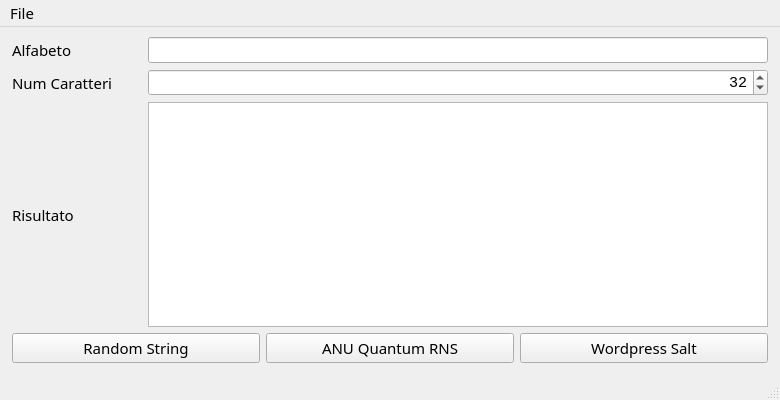
<?xml version="1.0" encoding="UTF-8"?>
<ui version="4.0">
 <class>MainWindow</class>
 <widget class="QMainWindow" name="MainWindow">
  <property name="geometry">
   <rect>
    <x>0</x>
    <y>0</y>
    <width>780</width>
    <height>400</height>
   </rect>
  </property>
  <property name="minimumSize">
   <size>
    <width>780</width>
    <height>400</height>
   </size>
  </property>
  <property name="font">
   <font>
    <family>Montserrat</family>
    <pointsize>11</pointsize>
   </font>
  </property>
  <property name="windowTitle">
   <string>py_randomstring</string>
  </property>
  <widget class="QWidget" name="centralwidget">
   <layout class="QVBoxLayout" name="verticalLayout">
    <property name="leftMargin">
     <number>12</number>
    </property>
    <property name="topMargin">
     <number>10</number>
    </property>
    <property name="rightMargin">
     <number>12</number>
    </property>
    <property name="bottomMargin">
     <number>10</number>
    </property>
    <item>
     <layout class="QHBoxLayout" name="horizontalLayout_4">
      <item>
       <widget class="QLabel" name="label">
        <property name="minimumSize">
         <size>
          <width>130</width>
          <height>0</height>
         </size>
        </property>
        <property name="text">
         <string>Alfabeto</string>
        </property>
       </widget>
      </item>
      <item>
       <widget class="QLineEdit" name="lineEditAlfabeto">
        <property name="font">
         <font>
          <family>Courier New</family>
          <pointsize>11</pointsize>
         </font>
        </property>
       </widget>
      </item>
     </layout>
    </item>
    <item>
     <layout class="QHBoxLayout" name="horizontalLayout_3" stretch="0,1">
      <item>
       <widget class="QLabel" name="label_2">
        <property name="minimumSize">
         <size>
          <width>130</width>
          <height>0</height>
         </size>
        </property>
        <property name="text">
         <string>Num Caratteri</string>
        </property>
       </widget>
      </item>
      <item>
       <widget class="QSpinBox" name="spinBoxNumChars">
        <property name="font">
         <font>
          <family>Courier New</family>
          <pointsize>11</pointsize>
         </font>
        </property>
        <property name="alignment">
         <set>Qt::AlignRight|Qt::AlignTrailing|Qt::AlignVCenter</set>
        </property>
        <property name="minimum">
         <number>1</number>
        </property>
        <property name="maximum">
         <number>1000</number>
        </property>
        <property name="value">
         <number>32</number>
        </property>
       </widget>
      </item>
     </layout>
    </item>
    <item>
     <layout class="QHBoxLayout" name="horizontalLayout_2">
      <item>
       <widget class="QLabel" name="label_3">
        <property name="minimumSize">
         <size>
          <width>130</width>
          <height>0</height>
         </size>
        </property>
        <property name="text">
         <string>Risultato</string>
        </property>
       </widget>
      </item>
      <item>
       <widget class="QPlainTextEdit" name="plainTextEditResult">
        <property name="font">
         <font>
          <family>Courier New</family>
          <pointsize>11</pointsize>
         </font>
        </property>
       </widget>
      </item>
     </layout>
    </item>
    <item>
     <layout class="QHBoxLayout" name="horizontalLayout">
      <item>
       <widget class="QPushButton" name="pushButtonRandomStr">
        <property name="text">
         <string>Random String</string>
        </property>
       </widget>
      </item>
      <item>
       <widget class="QPushButton" name="pushButtonAnu">
        <property name="text">
         <string>ANU Quantum RNS</string>
        </property>
       </widget>
      </item>
      <item>
       <widget class="QPushButton" name="pushButtonWpSalt">
        <property name="text">
         <string>Wordpress Salt</string>
        </property>
       </widget>
      </item>
     </layout>
    </item>
   </layout>
  </widget>
  <widget class="QMenuBar" name="menubar">
   <property name="geometry">
    <rect>
     <x>0</x>
     <y>0</y>
     <width>780</width>
     <height>25</height>
    </rect>
   </property>
   <widget class="QMenu" name="menuFile">
    <property name="title">
     <string>File</string>
    </property>
    <addaction name="actionExit"/>
   </widget>
   <addaction name="menuFile"/>
  </widget>
  <widget class="QStatusBar" name="statusbar"/>
  <action name="actionExit">
   <property name="text">
    <string>Exit</string>
   </property>
  </action>
 </widget>
 <resources/>
 <connections/>
</ui>
